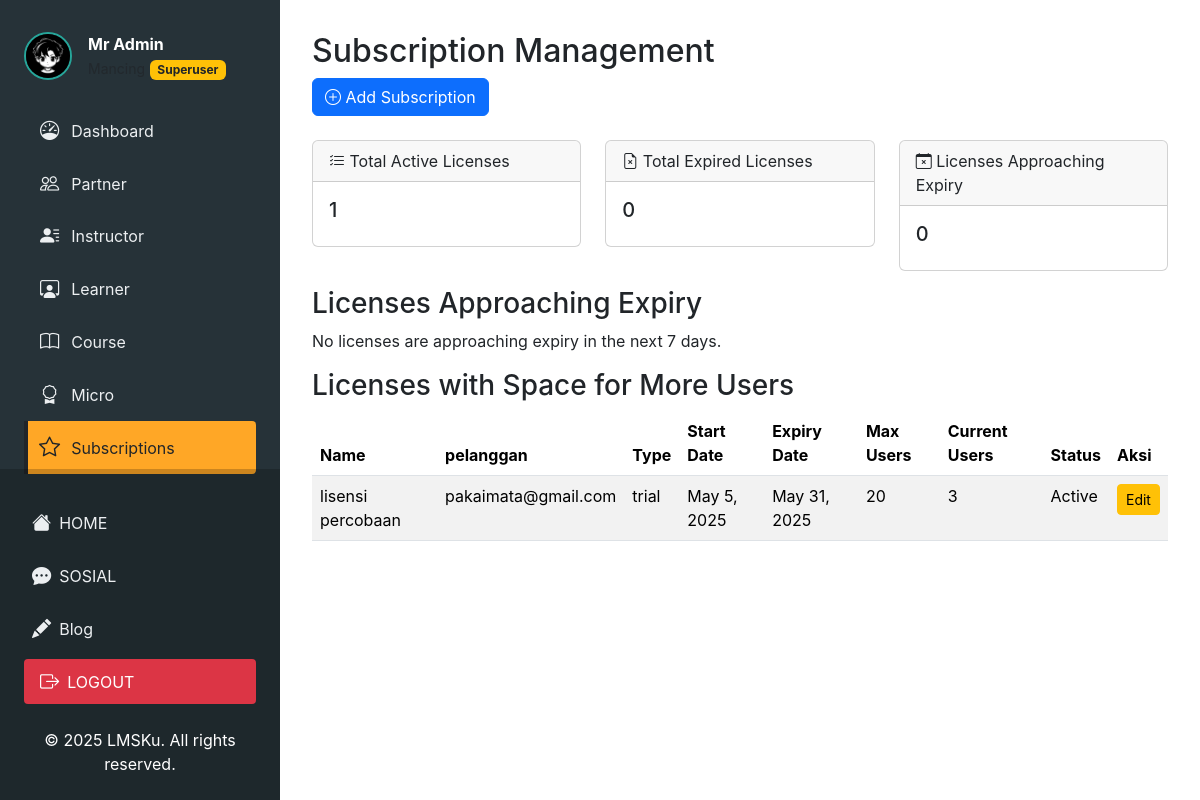
/manage/ (signed in), run on an earlier commit of the app's database.
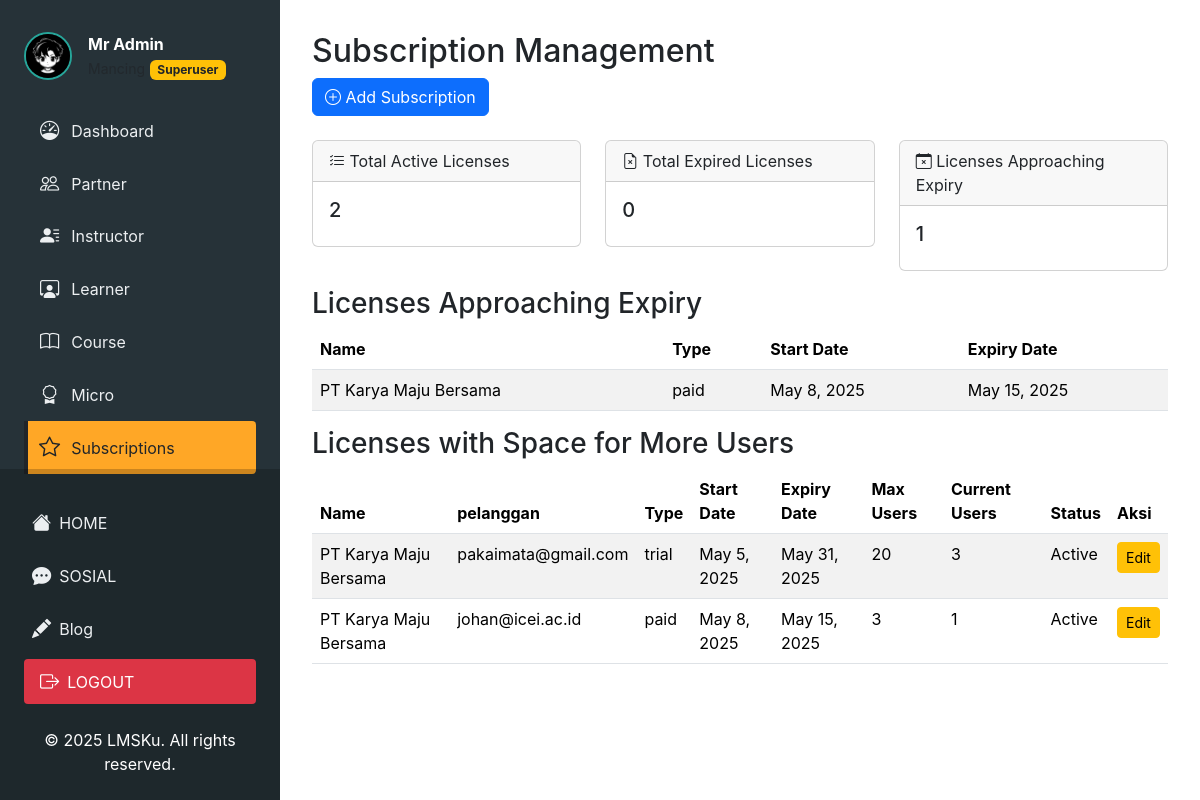
And on a later commit of the database.
### licensing/models.py (models this page shows, shortened)
class License(models.Model):
    LICENSE_TYPE_CHOICES = [
        ('free', 'Gratis'),
        ('paid', 'Berbayar'),
        ('trial', 'Uji Coba'),
    ]
    SUBSCRIPTION_FREQUENCY_CHOICES = [
        ('monthly', 'Bulanan'),
        ('yearly', 'Tahunan'),
        ('once', 'Sekali'),
    ]
    users = models.ManyToManyField(User, related_name='licenses', verbose_name='Pengguna')
    name = models.CharField(max_length=255, verbose_name='Nama Lisensi')
    license_type = models.CharField(max_length=10, choices=LICENSE_TYPE_CHOICES, default='trial', verbose_name='Tipe Lisensi')
    start_date = models.DateField(default=timezone.now, verbose_name='Tanggal Mulai')
    expiry_date = models.DateField(verbose_name='Tanggal Berakhir')
    status = models.BooleanField(default=True, verbose_name='Status')
    description = models.TextField(blank=True, null=True, verbose_name='Deskripsi')
    university = models.ForeignKey(Universiti, on_delete=models.SET_NULL, null=True, blank=True, verbose_name='Universitas')
    max_users = models.PositiveIntegerField(default=20, verbose_name='Maksimum Pengguna')
    subscription_type = models.CharField(max_length=20, choices=LICENSE_TYPE_CHOICES, default='paid', verbose_name='Tipe Langganan')
    subscription_frequency = models.CharField(max_length=20, choices=SUBSCRIPTION_FREQUENCY_CHOICES, default='yearly', verbose_name='Frekuensi Langganan')
    class Meta:
        verbose_name = 'Lisensi'
        verbose_name_plural = 'Lisensi'

### authentication/models.py (models this page shows, shortened)
class CustomUser(AbstractUser):
    gen = {
        "male":"male",
        "female":"female",
    }
    edu = {
        "Basic":"Basic",
        "Secondary":"Secondary",
        "Higher":"Higher",
        "Diploma":"Diploma",
        "Bachelor's":"Bachelor",
        "Master":"Master",
        "Doctorate":"Doctorate",
    }
    choice_country = [
        ('af', 'Afganistan'),
        ('al', 'Albania'),
        ('dz', 'Aljazair'),
        ('ad', 'Andorra'),
        ('ao', 'Angola'),
        ('ar', 'Argentina'),
        ('am', 'Armenia'),
        ('au', 'Australia'),
        ('at', 'Austria'),
        ('az', 'Azerbaijan'),
        ('bs', 'Bahama'),
        ('bh', 'Bahrain'),
        ('bd', 'Bangladesh'),
        ('bb', 'Barbados'),
        ('by', 'Belarusia'),
        ('be', 'Belgia'),
        ('bz', 'Belize'),
        ('bj', 'Benin'),
        ('bt', 'Bhutan'),
        ('bo', 'Bolivia'),
        ('ba', 'Bosnia dan Herzegovina'),
        ('bw', 'Botswana'),
        ('br', 'Brasil'),
        ('bn', 'Brunei'),
        ('bg', 'Bulgaria'),
        ('bf', 'Burkina Faso'),
        ('bi', 'Burundi'),
        ('kh', 'Kamboja'),
        ('cm', 'Kamerun'),
        ('ca', 'Kanada'),
        ('cv', 'Cape Verde'),
        ('cf', 'Republik Afrika Tengah'),
        ('td', 'Chad'),
        ('cl', 'Cile'),
        ('cn', 'Cina'),
        ('co', 'Kolombia'),
        ('km', 'Komoro'),
        ('cd', 'Republik Demokratik Kongo'),
        ('cg', 'Kongo'),
        ('cr', 'Kosta Rika'),
        ('hr', 'Kroasia'),
        ('cu', 'Kuba'),
        ('cy', 'Siprus'),
        ('cz', 'Ceko'),
        ('ci', 'Pantai Gading'),
        ('dk', 'Denmark'),
        ('dj', 'Djibouti'),
        ('dm', 'Dominika'),
        ('do', 'Republik Dominika'),
        ('ec', 'Ekuador'),
        ('eg', 'Mesir'),
        ('sv', 'El Salvador'),
        ('gq', 'Guinea Khatulistiwa'),
        ('er', 'Eritrea'),
        ('ee', 'Estonia'),
        ('et', 'Etiopia'),
        ('fj', 'Fiji'),
        ('fi', 'Finlandia'),
        ('fr', 'Perancis'),
        ('ga', 'Gabon'),
        ('gm', 'Gambia'),
        ('ge', 'Georgia'),
        ('de', 'Jerman'),
        ('gh', 'Ghana'),
        ('gr', 'Yunani'),
        ('gt', 'Guatemala'),
        ('gn', 'Guinea'),
        ('gw', 'Guinea-Bissau'),
        ('gy', 'Guyana'),
        ('ht', 'Haiti'),
        ('hn', 'Honduras'),
        ('hu', 'Hongaria'),
        ('is', 'Islandia'),
        ('in', 'India'),
        ('id', 'Indonesia'),
        ('ir', 'Iran'),
        ('iq', 'Irak'),
        ('ie', 'Irlandia'),
        ('il', 'Israel'),
        ('it', 'Italia'),
        ('jm', 'Jamaika'),
        ('jp', 'Jepang'),
        ('jo', 'Yordania'),
        ('kz', 'Kazakhstan'),
        ('ke', 'Kenya'),
        ('ki', 'Kiribati'),
        ('kr', 'Korea Selatan'),
        ('kw', 'Kuwait'),
        ('kg', 'Kirgizstan'),
        ('la', 'Laos'),
        ('lv', 'Latvia'),
        ('lb', 'Libanon'),
        ('ls', 'Lesotho'),
        ('lr', 'Liberia'),
        ('ly', 'Libya'),
        ('li', 'Liechtenstein'),
        ('lt', 'Lituania'),
        ('lu', 'Luxembourg'),
        ('mk', 'Makedonia Utara'),
        ('mg', 'Madagaskar'),
        ('mw', 'Malawi'),
        ('my', 'Malaysia'),
        ('mv', 'Maladewa'),
        ('ml', 'Mali'),
        ('mt', 'Malta'),
        ('mh', 'Kepulauan Marshall'),
        ('mr', 'Mauritania'),
        ('mu', 'Mauritius'),
        ('mx', 'Meksiko'),
        ('fm', 'Micronesia'),
        ('md', 'Moldova'),
        ('mc', 'Monako'),
        ('mn', 'Mongolia'),
        ('me', 'Montenegro'),
        ('ma', 'Maroko'),
        ('mz', 'Mozambik'),
        ('mm', 'Myanmar'),
        ('na', 'Namibia'),
        ('np', 'Nepal'),
        ('nl', 'Belanda'),
        ('nz', 'Selandia Baru'),
        ('ni', 'Nikaragua'),
        ('ne', 'Niger'),
        ('ng', 'Nigeria'),
        ('no', 'Norwegia'),
        ('om', 'Oman'),
        ('pk', 'Pakistan'),
        ('pw', 'Palau'),
        ('pa', 'Panama'),
        ('pg', 'Papua Nugini'),
        ('py', 'Paraguay'),
        ('pe', 'Peru'),
        ('ph', 'Filipina'),
        ('pl', 'Polandia'),
        ('pt', 'Portugal'),
        ('qa', 'Qatar'),
        ('ro', 'Rumania'),
        ('ru', 'Rusia'),
        ('rw', 'Rwanda'),
        ('ws', 'Samoa'),
        ('st', 'São Tomé dan Príncipe'),
        ('sa', 'Arab Saudi'),
        ('sn', 'Senegal'),
        ('rs', 'Serbia'),
        ('sc', 'Seychelles'),
        ('sl', 'Sierra Leone'),
        ('sg', 'Singapura'),
        ('sk', 'Slovakia'),
        ('si', 'Slovenia'),
        ('sb', 'Kepulauan Solomon'),
        ('so', 'Somalia'),
        ('za', 'Afrika Selatan'),
        ('es', 'Spanyol'),
        ('lk', 'Sri Lanka'),
        ('sd', 'Sudan'),
        ('sr', 'Suriname'),
        ('se', 'Swedia'),
        ('ch', 'Swiss'),
        ('sy', 'Suriah'),
        ('tw', 'Taiwan'),
        ('tj', 'Tajikistan'),
        ('tz', 'Tanzania'),
        ('th', 'Thailand'),
        ('tl', 'Timor Leste'),
        ('tg', 'Togo'),
        ('to', 'Tonga'),
        ('tt', 'Trinidad dan Tobago'),
        ('tn', 'Tunisia'),
        ('tr', 'Turki'),
        ('tm', 'Turkmenistan'),
        ('ug', 'Uganda'),
        ('ua', 'Ukraina'),
        ('ae', 'Uni Emirat Arab'),
        ('gb', 'Inggris'),
        ('us', 'Amerika Serikat'),
        ('uy', 'Uruguay'),
        ('uz', 'Uzbekistan'),
        ('vu', 'Vanuatu'),
        ('va', 'Vatikans'),
        ('ve', 'Venezuela'),
        ('vn', 'Vietnam'),
        ('ye', 'Yaman'),
        ('zm', 'Zambia'),
        ('zw', 'Zimbabwe'),
        ('ps', 'Palestina')  # Palestina ditambahkan
    ]
    email = models.EmailField(_("email address"), unique=True)  # Menambahkan unique=True
    phone = models.CharField(max_length=20, blank=True, null=True)
    gender = models.CharField(max_length=10, choices=[('M', 'Male'), ('F', 'Female')], blank=True, null=True)
    country = models.CharField(
        max_length=2,
        choices=choice_country,
        null=True,  # Mengizinkan nilai null di database
        blank=True,  # Mengizinkan form kosong
        default='id'  # Indonesia sebagai default
    )
    birth = models.DateField(null=True, blank=True)
    photo = models.ImageField(upload_to='profile_pics/', blank=True, null=True)
    address = models.TextField(blank=True, null=True)
    hobby = models.CharField(_("hobby"), max_length=150, blank=True)
    education = models.CharField(_("education"), max_length=10, choices=edu,blank=True)
    gender = models.CharField(_("gender"), max_length=8, choices=gen,blank=True)
    university = models.ForeignKey(Universiti, on_delete=models.CASCADE, blank=True, null=True, verbose_name=_("university"))
    tiktok = models.CharField(_("tiktok"), max_length=200, blank=True)
    youtube = models.CharField(_("youtube"), max_length=200, blank=True)
    facebook = models.CharField(_("facebook"), max_length=200, blank=True)
    instagram = models.CharField(_("instagram"), max_length=200, blank=True)
    linkedin = models.CharField(_("linkedin"), max_length=200, blank=True)
    twitter = models.CharField(_("twitter"), max_length=200, blank=True)
    is_member = models.BooleanField(_("member status"), default=False, help_text=_("Designates whether the user can log into this admin member."))
    is_subscription = models.BooleanField(_("subscription status"), default=False, help_text=_("Designates whether the user can log into this admin subscription."))
    is_instructor = models.BooleanField(_("instructor status"), default=False, help_text=_("Designates whether the user can log into this admin instructor."))
    is_partner = models.BooleanField(_("partner status"), default=False, help_text=_("Designates whether the user can log into this admin partner."))
    is_audit = models.BooleanField(_("audit status"), default=False, help_text=_("Designates whether the user can log into this admin audit."))
    is_learner = models.BooleanField(_("learner status"), default=True, help_text=_("Designates whether the user can log into this admin learner."))
    is_note = models.BooleanField(_("note status"), default=False, help_text=_("Designates whether the user can log into this admin note."))
    EMAIL_FIELD = "email"
    USERNAME_FIELD = "email"
    REQUIRED_FIELDS = ["username"]

### licensing/views.py (the view)
# urls.py: path('manage/', views.subscription_management, name='subscription_management'),
def subscription_management(request):
    if not request.user.is_superuser:
        return redirect('licensing:participant_dashboard')
    active_licenses = License.objects.annotate(num_users=Count('users')).filter(status=True)
    expired_licenses = License.objects.filter(status=False)
    licenses_with_space = active_licenses.filter(num_users__lt=F('max_users'))
    approaching_expiry_licenses = active_licenses.filter(
        expiry_date__lte=timezone.now().date() + timedelta(days=7)
    )
    total_licenses = active_licenses.count()
    total_expired_licenses = expired_licenses.count()
    total_approaching_expiry = approaching_expiry_licenses.count()
    context = {
        'active_licenses': active_licenses,
        'expired_licenses': expired_licenses,
        'licenses_with_space': licenses_with_space,
        'approaching_expiry_licenses': approaching_expiry_licenses,  # Menambahkan data lisensi hampir kedaluwarsa
        'total_licenses': total_licenses,
        'total_expired_licenses': total_expired_licenses,
        'total_approaching_expiry': total_approaching_expiry,
    }
    return render(request, 'licensing/subscription_management.html', context)

### authentication/context_processors.py (called while the page is built)
def search_history_context(request):
    search_history = []
    if request.user.is_authenticated:
        search_history = SearchHistory.objects.filter(user=request.user).order_by('-search_date')[:10]
    else:
        cache_key = f"search_history_anonymous_{request.session.session_key or 'default'}"
        search_history = cache.get(cache_key, [])
    return {
        'search_history': search_history
    }

### templates/licensing/subscription_management.html
{% extends 'home/tes.html' %}
{% block content %}
    <h2>Subscription Management</h2>
    <div class="mb-4">
        <a href="{% url 'licensing:license_create' %}" class="btn btn-primary">
            <i class="bi bi-plus-circle"></i> Add Subscription
        </a>
    </div>
    <div class="row">
        <div class="col-md-4">
            <div class="card mb-3">
                <div class="card-header">
                    <i class="bi bi-list-check"></i> Total Active Licenses
                </div>
                <div class="card-body">
                    <h5>{{ total_licenses }}</h5>
                </div>
            </div>
        </div>
        <div class="col-md-4">
            <div class="card mb-3">
                <div class="card-header">
                    <i class="bi bi-file-earmark-x"></i> Total Expired Licenses
                </div>
                <div class="card-body">
                    <h5>{{ total_expired_licenses }}</h5>
                </div>
            </div>
        </div>
        <div class="col-md-4">
            <div class="card mb-3">
                <div class="card-header">
                    <i class="bi bi-calendar-x"></i> Licenses Approaching Expiry
                </div>
                <div class="card-body">
                    <h5>{{ total_approaching_expiry }}</h5>
                </div>
            </div>
        </div>
    </div>
    <h3>Licenses Approaching Expiry</h3>
    {% if approaching_expiry_licenses %}
        <table class="table table-striped">
            <thead>
                <tr>
                    <th>Name</th>
                    <th>Type</th>
                    <th>Start Date</th>
                    <th>Expiry Date</th>
                </tr>
            </thead>
            <tbody>
                {% for license in approaching_expiry_licenses %}
                    <tr>
                        <td>{{ license.name }}</td>
                        <td>{{ license.license_type }}</td>
                        <td>{{ license.start_date }}</td>
                        <td>{{ license.expiry_date }}</td>
                    </tr>
                {% endfor %}
            </tbody>
        </table>
    {% else %}
        <p>No licenses are approaching expiry in the next 7 days.</p>
    {% endif %}
    <h3>Licenses with Space for More Users</h3>
    {% if licenses_with_space %}
        <table class="table table-striped">
            <thead>
                <tr>
                    <th>Name</th>
                    <th>pelanggan</th>
                    <th>Type</th>
                    <th>Start Date</th>
                    <th>Expiry Date</th>
                    <th>Max Users</th>
                    <th>Current Users</th>
                    <th>Status</th>
                     <th>Aksi</th>
                </tr>
            </thead>
            <tbody>
                {% for license in licenses_with_space %}
                    <tr>
                        <td>{{ license.name }} </td>
                        <td>{{ license.users.first.email }}</td>
                        <td>{{ license.license_type }}</td>
                        <td>{{ license.start_date }}</td>
                        <td>{{ license.expiry_date }}</td>
                        <td>{{ license.max_users }}</td>
                        <td>{{ license.users.count }}</td>
                        <td>{{ license.status|yesno:"Active,Inactive" }}</td>
                        <td>
                            <a href="{% url 'licensing:license_update' license.pk %}" class="btn btn-sm btn-warning">Edit</a>
                        </td>
                    </tr>
                {% endfor %}
            </tbody>
        </table>
    {% else %}
        <p>No licenses have space for more users.</p>
    {% endif %}
{% endblock %}

What changed in the data, as far as the page shows it:
added License: name "PT Karya Maju Bersama", license_type "paid", start_date "May 8, 2025", expiry_date "May 15, 2025", users.first.email "johan@icei.ac.id", max_users "3", users.count "1", status "Active"
changed License "trial": name "lisensi percobaan" → "PT Karya Maju Bersama"
Also different on the page:
{{ total_licenses }}: "1" → "2"
{{ total_approaching_expiry }}: "0" → "1"
text no longer shown: "No licenses are approaching expiry in the next 7 days."
text now shown: "Name Type Start Date Expiry Date"
